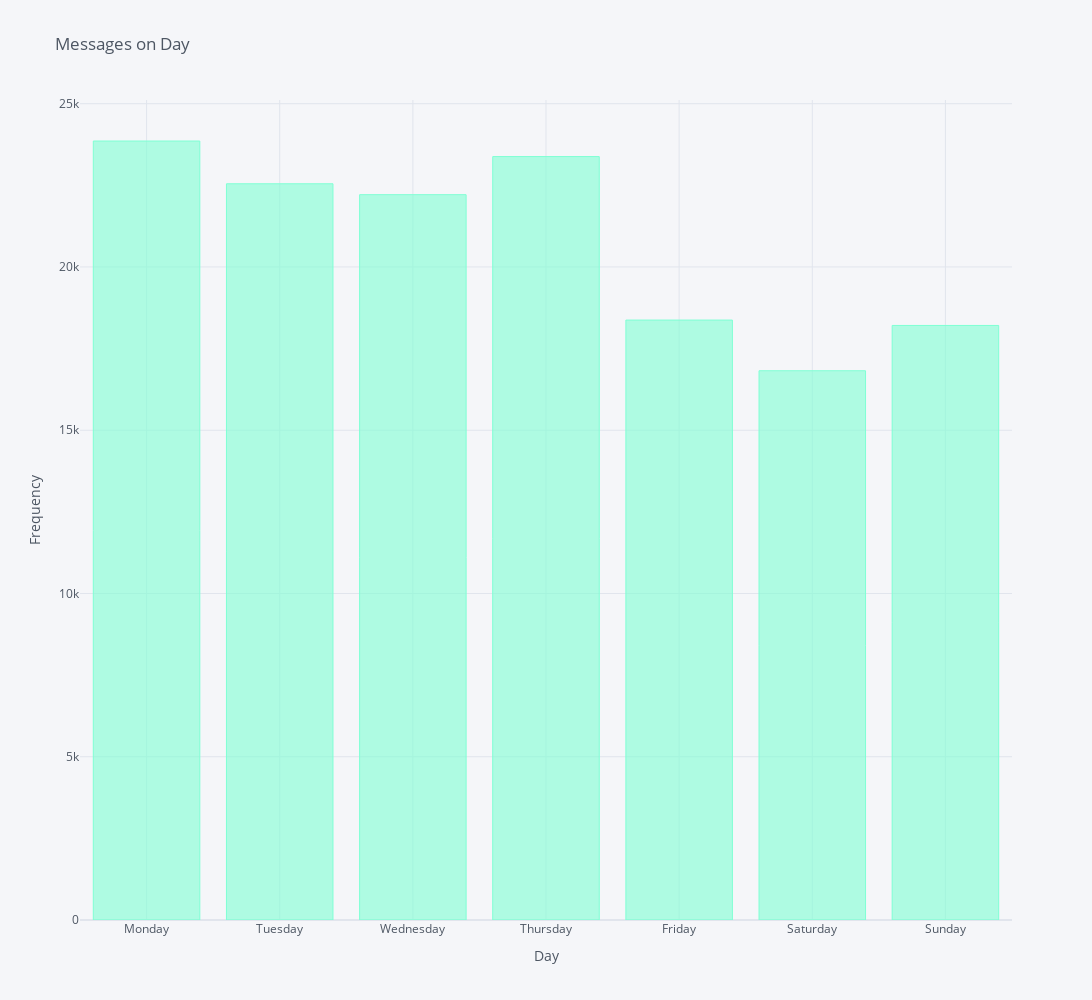

Notebook source saved alongside this figure:
### Code cell
df_combined.groupby(['day_of_week'])['content'].count().iplot(dimensions=(1500,1000),colors=["Aquamarine",],kind='bar',title="Messages on Day",yTitle="Frequency",xTitle="Day")

### Figure 1 — Plotly figure (JSON) as saved in the notebook; plotly's stock layout.template omitted (floating-point values rounded to 4 significant figures)
{"data": [{"marker": {"color": "rgba(127, 255, 212, 0.6)", "line": {"color": "rgba(127, 255, 212, 1.0)", "width": 1}}, "name": "content", "orientation": "v", "text": "", "type": "bar", "x": ["Monday", "Tuesday", "Wednesday", "Thursday", "Friday", "Saturday", "Sunday"], "y": [23858, 22548, 22214, 23381, 18374, 16822, 18209]}], "layout": {"height": 1000, "legend": {"bgcolor": "#F5F6F9", "font": {"color": "#4D5663"}}, "paper_bgcolor": "#F5F6F9", "plot_bgcolor": "#F5F6F9", "title": {"font": {"color": "#4D5663"}, "text": "Messages on Day"}, "width": 1500, "xaxis": {"gridcolor": "#E1E5ED", "showgrid": true, "tickfont": {"color": "#4D5663"}, "title": {"font": {"color": "#4D5663"}, "text": "Day"}, "zerolinecolor": "#E1E5ED"}, "yaxis": {"gridcolor": "#E1E5ED", "showgrid": true, "tickfont": {"color": "#4D5663"}, "title": {"font": {"color": "#4D5663"}, "text": "Frequency"}, "zerolinecolor": "#E1E5ED"}}}
